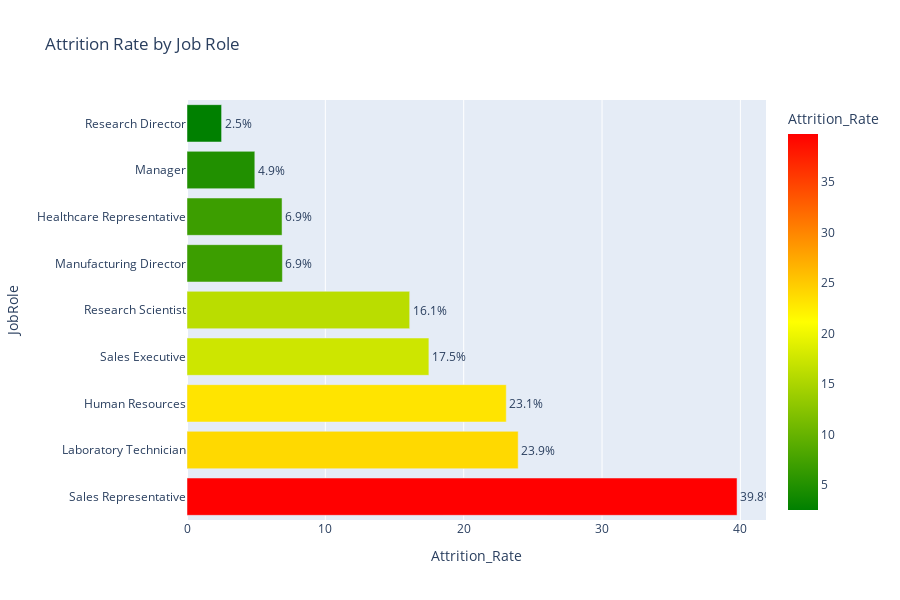

Write notebook code for a chart like this one.
### Code cell
fig_role = px.bar(
    role_attrition.reset_index(),
    x='Attrition_Rate',
    y='JobRole',
    orientation='h',
    title='Attrition Rate by Job Role',
    text='Attrition_Rate',
    color='Attrition_Rate',
    color_continuous_scale=['green', 'yellow', 'red']
)
fig_role.update_traces(texttemplate='%{text:.1f}%', textposition='outside')
fig_role.update_layout(height=600, showlegend=False)
fig_role.show()

### Figure 1 — Plotly figure (JSON) as saved in the notebook; plotly's stock layout.template omitted (floating-point values rounded to 4 significant figures)
{"data": [{"alignmentgroup": "True", "hovertemplate": "Attrition_Rate=%{marker.color}<br>JobRole=%{y}<extra></extra>", "legendgroup": "", "marker": {"color": [39.76, 23.94, 23.08, 17.48, 16.1, 6.897, 6.87, 4.902, 2.5], "coloraxis": "coloraxis", "pattern": {"shape": ""}}, "name": "", "offsetgroup": "", "orientation": "h", "showlegend": false, "text": [39.76, 23.94, 23.08, 17.48, 16.1, 6.897, 6.87, 4.902, 2.5], "textposition": "outside", "texttemplate": "%{text:.1f}%", "type": "bar", "x": [39.76, 23.94, 23.08, 17.48, 16.1, 6.897, 6.87, 4.902, 2.5], "xaxis": "x", "y": ["Sales Representative", "Laboratory Technician", "Human Resources", "Sales Executive", "Research Scientist", "Manufacturing Director", "Healthcare Representative", "Manager", "Research Director"], "yaxis": "y"}], "layout": {"barmode": "relative", "coloraxis": {"colorbar": {"title": {"text": "Attrition_Rate"}}, "colorscale": [[0, "green"], [0.5, "yellow"], [1, "red"]]}, "height": 600, "legend": {"tracegroupgap": 0}, "showlegend": false, "title": {"text": "Attrition Rate by Job Role"}, "xaxis": {"anchor": "y", "domain": [0, 1], "title": {"text": "Attrition_Rate"}}, "yaxis": {"anchor": "x", "domain": [0, 1], "title": {"text": "JobRole"}}}}
